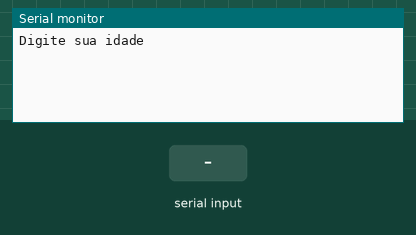
Recording of a sketch running on a simulated Arduino Uno, built with avr-gcc and run on an emulated ATmega328P. Shown: the last lines printed to the serial monitor. The test bench sets the inputs (shaded band).

Above: at 1.2 s.
1.3 s: "90,45\n" received over Serial
At 1.7 s:
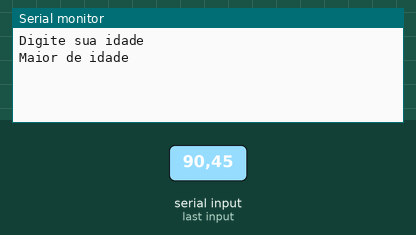
At 6.7 s:
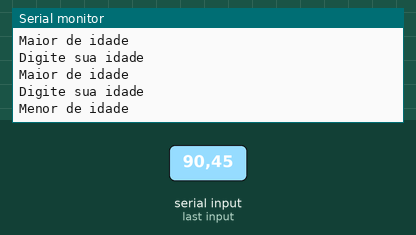

Measured:
- after the input at 1.3 s, the serial monitor: prints a new line at once (image 1)

The sketch:

ex_if_else1.ino
```cpp
//C++ code
//Variáveis
int idade = 0;

void setup()
{
  Serial.begin(9600);
}

void loop()
{
  Serial.println("Digite sua idade ");
  while( ! Serial.available());
  idade = Serial.parseInt();

  if (idade>= 18) { // se retornar verdadeiro - losango sim
    Serial.println("Maior de idade");
  } else {//falso - losango não
    Serial.println("Menor de idade");
  }

  delay(2000);
}
```
